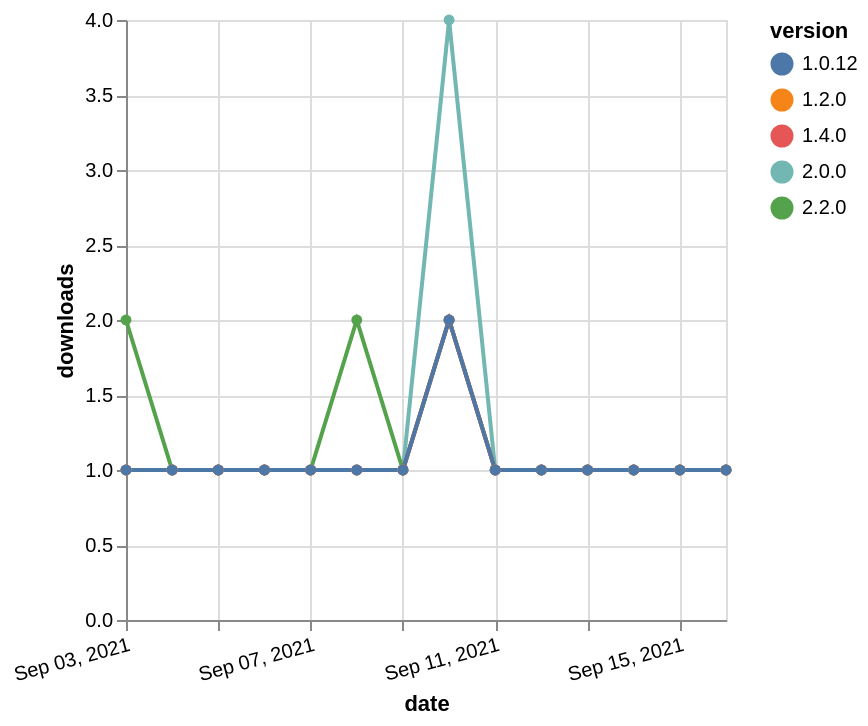

Write the Vega-Lite specification saved for this chart.
### Vega-Lite specification from a JSON file in a GitHub repository (floating-point values rounded to 4 significant figures)
{"$schema": "https://vega.github.io/schema/vega-lite/v5.json", "description": "A simple bar chart with embedded data.", "data": {"values": [{"date": "2021-09-03", "total": 215, "delta": 1, "version": "2.0.0"}, {"date": "2021-09-04", "total": 216, "delta": 1, "version": "2.0.0"}, {"date": "2021-09-05", "total": 217, "delta": 1, "version": "2.0.0"}, {"date": "2021-09-06", "total": 218, "delta": 1, "version": "2.0.0"}, {"date": "2021-09-07", "total": 219, "delta": 1, "version": "2.0.0"}, {"date": "2021-09-08", "total": 220, "delta": 1, "version": "2.0.0"}, {"date": "2021-09-09", "total": 221, "delta": 1, "version": "2.0.0"}, {"date": "2021-09-10", "total": 225, "delta": 4, "version": "2.0.0"}, {"date": "2021-09-11", "total": 226, "delta": 1, "version": "2.0.0"}, {"date": "2021-09-12", "total": 227, "delta": 1, "version": "2.0.0"}, {"date": "2021-09-13", "total": 228, "delta": 1, "version": "2.0.0"}, {"date": "2021-09-14", "total": 229, "delta": 1, "version": "2.0.0"}, {"date": "2021-09-15", "total": 230, "delta": 1, "version": "2.0.0"}, {"date": "2021-09-16", "total": 231, "delta": 1, "version": "2.0.0"}, {"date": "2021-09-03", "total": 126, "delta": 2, "version": "2.2.0"}, {"date": "2021-09-04", "total": 127, "delta": 1, "version": "2.2.0"}, {"date": "2021-09-05", "total": 128, "delta": 1, "version": "2.2.0"}, {"date": "2021-09-06", "total": 129, "delta": 1, "version": "2.2.0"}, {"date": "2021-09-07", "total": 130, "delta": 1, "version": "2.2.0"}, {"date": "2021-09-08", "total": 132, "delta": 2, "version": "2.2.0"}, {"date": "2021-09-09", "total": 133, "delta": 1, "version": "2.2.0"}, {"date": "2021-09-10", "total": 135, "delta": 2, "version": "2.2.0"}, {"date": "2021-09-11", "total": 136, "delta": 1, "version": "2.2.0"}, {"date": "2021-09-12", "total": 137, "delta": 1, "version": "2.2.0"}, {"date": "2021-09-13", "total": 138, "delta": 1, "version": "2.2.0"}, {"date": "2021-09-14", "total": 139, "delta": 1, "version": "2.2.0"}, {"date": "2021-09-15", "total": 140, "delta": 1, "version": "2.2.0"}, {"date": "2021-09-16", "total": 141, "delta": 1, "version": "2.2.0"}, {"date": "2021-09-03", "total": 212, "delta": 1, "version": "1.2.0"}, {"date": "2021-09-04", "total": 213, "delta": 1, "version": "1.2.0"}, {"date": "2021-09-05", "total": 214, "delta": 1, "version": "1.2.0"}, {"date": "2021-09-06", "total": 215, "delta": 1, "version": "1.2.0"}, {"date": "2021-09-07", "total": 216, "delta": 1, "version": "1.2.0"}, {"date": "2021-09-08", "total": 217, "delta": 1, "version": "1.2.0"}, {"date": "2021-09-09", "total": 218, "delta": 1, "version": "1.2.0"}, {"date": "2021-09-10", "total": 220, "delta": 2, "version": "1.2.0"}, {"date": "2021-09-11", "total": 221, "delta": 1, "version": "1.2.0"}, {"date": "2021-09-12", "total": 222, "delta": 1, "version": "1.2.0"}, {"date": "2021-09-13", "total": 223, "delta": 1, "version": "1.2.0"}, {"date": "2021-09-14", "total": 224, "delta": 1, "version": "1.2.0"}, {"date": "2021-09-15", "total": 225, "delta": 1, "version": "1.2.0"}, {"date": "2021-09-16", "total": 226, "delta": 1, "version": "1.2.0"}, {"date": "2021-09-03", "total": 180, "delta": 1, "version": "1.4.0"}, {"date": "2021-09-04", "total": 181, "delta": 1, "version": "1.4.0"}, {"date": "2021-09-05", "total": 182, "delta": 1, "version": "1.4.0"}, {"date": "2021-09-06", "total": 183, "delta": 1, "version": "1.4.0"}, {"date": "2021-09-07", "total": 184, "delta": 1, "version": "1.4.0"}, {"date": "2021-09-08", "total": 185, "delta": 1, "version": "1.4.0"}, {"date": "2021-09-09", "total": 186, "delta": 1, "version": "1.4.0"}, {"date": "2021-09-10", "total": 188, "delta": 2, "version": "1.4.0"}, {"date": "2021-09-11", "total": 189, "delta": 1, "version": "1.4.0"}, {"date": "2021-09-12", "total": 190, "delta": 1, "version": "1.4.0"}, {"date": "2021-09-13", "total": 191, "delta": 1, "version": "1.4.0"}, {"date": "2021-09-14", "total": 192, "delta": 1, "version": "1.4.0"}, {"date": "2021-09-15", "total": 193, "delta": 1, "version": "1.4.0"}, {"date": "2021-09-16", "total": 194, "delta": 1, "version": "1.4.0"}, {"date": "2021-09-03", "total": 216, "delta": 1, "version": "1.0.12"}, {"date": "2021-09-04", "total": 217, "delta": 1, "version": "1.0.12"}, {"date": "2021-09-05", "total": 218, "delta": 1, "version": "1.0.12"}, {"date": "2021-09-06", "total": 219, "delta": 1, "version": "1.0.12"}, {"date": "2021-09-07", "total": 220, "delta": 1, "version": "1.0.12"}, {"date": "2021-09-08", "total": 221, "delta": 1, "version": "1.0.12"}, {"date": "2021-09-09", "total": 222, "delta": 1, "version": "1.0.12"}, {"date": "2021-09-10", "total": 224, "delta": 2, "version": "1.0.12"}, {"date": "2021-09-11", "total": 225, "delta": 1, "version": "1.0.12"}, {"date": "2021-09-12", "total": 226, "delta": 1, "version": "1.0.12"}, {"date": "2021-09-13", "total": 227, "delta": 1, "version": "1.0.12"}, {"date": "2021-09-14", "total": 228, "delta": 1, "version": "1.0.12"}, {"date": "2021-09-15", "total": 229, "delta": 1, "version": "1.0.12"}, {"date": "2021-09-16", "total": 230, "delta": 1, "version": "1.0.12"}]}, "width": "container", "mark": {"type": "line", "point": {"filled": true}}, "encoding": {"x": {"field": "date", "type": "temporal", "timeUnit": "yearmonthdate", "title": "date", "axis": {"labelAngle": -15}}, "y": {"field": "delta", "type": "quantitative", "title": "downloads"}, "color": {"field": "version", "type": "nominal"}, "tooltip": {"field": "delta"}}}
